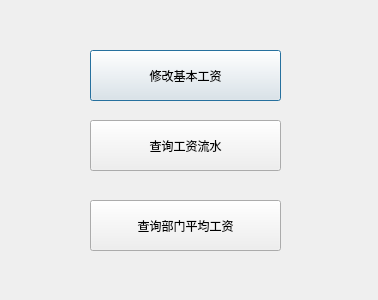
<?xml version="1.0" encoding="UTF-8"?>
<ui version="4.0">
 <class>admin_menu</class>
 <widget class="QDialog" name="admin_menu">
  <property name="geometry">
   <rect>
    <x>0</x>
    <y>0</y>
    <width>378</width>
    <height>300</height>
   </rect>
  </property>
  <property name="windowTitle">
   <string>管理员功能菜单</string>
  </property>
  <widget class="QPushButton" name="base_button">
   <property name="geometry">
    <rect>
     <x>90</x>
     <y>50</y>
     <width>191</width>
     <height>51</height>
    </rect>
   </property>
   <property name="text">
    <string>修改基本工资</string>
   </property>
  </widget>
  <widget class="QPushButton" name="salary_button">
   <property name="geometry">
    <rect>
     <x>90</x>
     <y>120</y>
     <width>191</width>
     <height>51</height>
    </rect>
   </property>
   <property name="text">
    <string>查询工资流水</string>
   </property>
  </widget>
  <widget class="QPushButton" name="department_button">
   <property name="geometry">
    <rect>
     <x>90</x>
     <y>200</y>
     <width>191</width>
     <height>51</height>
    </rect>
   </property>
   <property name="text">
    <string>查询部门平均工资</string>
   </property>
  </widget>
 </widget>
 <resources/>
 <connections/>
</ui>
